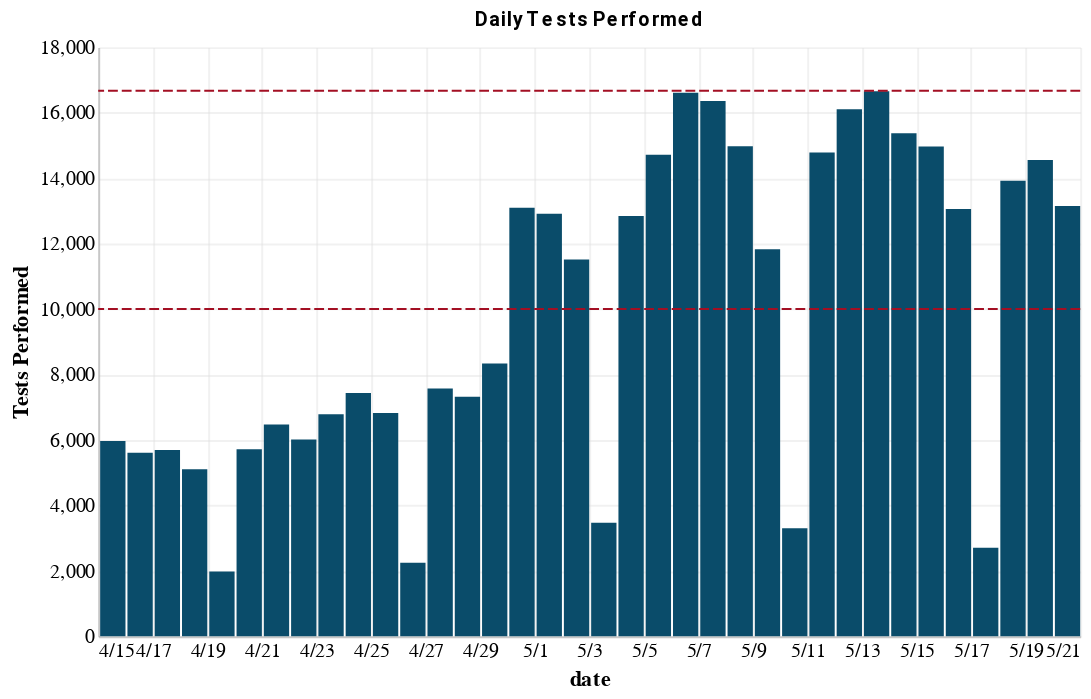
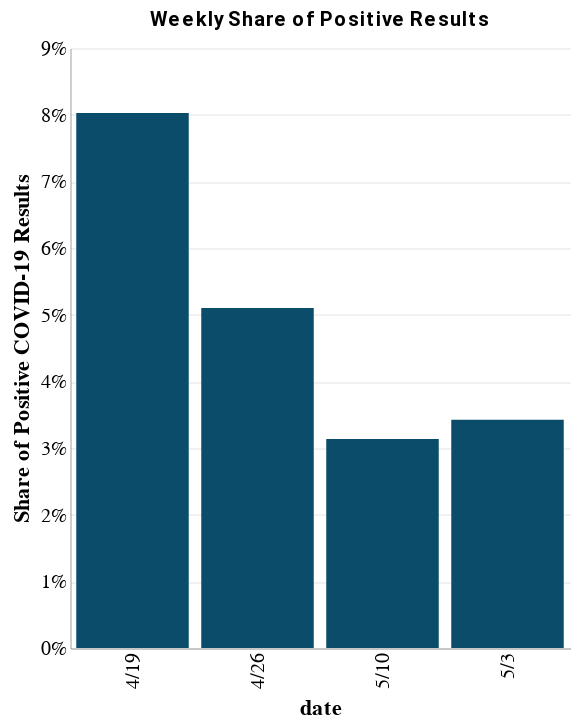
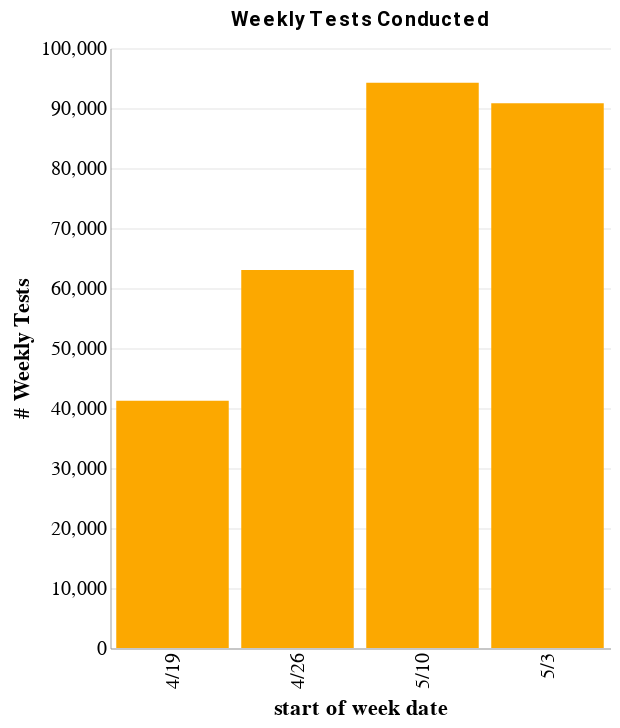

The notebook cell saved with these charts, in order:
### Markdown cell above
## Testing Charts

### Code cell
daily_tests = utils.lacity_testing_charts(start_date, test_lower_bound, test_upper_bound)
positive_tests = utils.lacity_positive_test_charts(start_date)

### Figure 1 — Vega-Lite specification as saved in the notebook (floating-point values rounded to 4 significant figures)
{"config": {"view": {"continuousWidth": 400, "continuousHeight": 300, "strokeOpacity": 0}, "axis": {"domainOpacity": 0.4, "gridOpacity": 0.4, "ticks": false}, "title": {"anchor": "middle", "color": "black", "font": "Roboto", "fontSize": 10}}, "layer": [{"data": {"name": "data-8d7c676e0032e63a692074397917d518"}, "mark": {"type": "bar", "color": "#0A4C6A"}, "encoding": {"x": {"type": "temporal", "axis": {"format": "%-m/%-d"}, "field": "date", "timeUnit": "monthdate", "title": "date"}, "y": {"type": "quantitative", "field": "Performed", "title": "Tests Performed"}}}, {"data": {"name": "data-630ae3f1563c7a039b62b951e32081dd"}, "mark": {"type": "rule", "color": "#A30F23", "strokeDash": [5, 2]}, "encoding": {"y": {"type": "quantitative", "field": "y"}}}, {"data": {"name": "data-4d6fad89519b3b5d472fb07e87757174"}, "mark": {"type": "rule", "color": "#A30F23", "strokeDash": [5, 2]}, "encoding": {"y": {"type": "quantitative", "field": "y"}}}], "title": "Daily Tests Performed", "width": 500, "$schema": "https://vega.github.io/schema/vega-lite/v4.0.2.json", "datasets": {"data-8d7c676e0032e63a692074397917d518": [{"Performed": 5967, "Test Kit Inventory": null, "Cumulative": 56606, "date": "2020-04-15T07:00:00+00:00"}, {"Performed": 5605, "Test Kit Inventory": null, "Cumulative": 62211, "date": "2020-04-16T07:00:00+00:00"}, {"Performed": 5691, "Test Kit Inventory": null, "Cumulative": 67902, "date": "2020-04-17T07:00:00+00:00"}, {"Performed": 5105, "Test Kit Inventory": null, "Cumulative": 73007, "date": "2020-04-18T07:00:00+00:00"}, {"Performed": 1977, "Test Kit Inventory": null, "Cumulative": 74984, "date": "2020-04-19T07:00:00+00:00"}, {"Performed": 5719, "Test Kit Inventory": null, "Cumulative": 80703, "date": "2020-04-20T07:00:00+00:00"}, {"Performed": 6472, "Test Kit Inventory": null, "Cumulative": 87175, "date": "2020-04-21T07:00:00+00:00"}, {"Performed": 6010, "Test Kit Inventory": null, "Cumulative": 93185, "date": "2020-04-22T07:00:00+00:00"}, {"Performed": 6784, "Test Kit Inventory": null, "Cumulative": 99969, "date": "2020-04-23T07:00:00+00:00"}, {"Performed": 7431, "Test Kit Inventory": null, "Cumulative": 107400, "date": "2020-04-24T07:00:00+00:00"}, {"Performed": 6821, "Test Kit Inventory": null, "Cumulative": 114221, "date": "2020-04-25T07:00:00+00:00"}, {"Performed": 2246, "Test Kit Inventory": null, "Cumulative": 116467, "date": "2020-04-26T07:00:00+00:00"}, {"Performed": 7569, "Test Kit Inventory": null, "Cumulative": 124036, "date": "2020-04-27T07:00:00+00:00"}, {"Performed": 7317, "Test Kit Inventory": null, "Cumulative": 131353, "date": "2020-04-28T07:00:00+00:00"}, {"Performed": 8333, "Test Kit Inventory": null, "Cumulative": 139686, "date": "2020-04-29T07:00:00+00:00"}, {"Performed": 13091, "Test Kit Inventory": null, "Cumulative": 152777, "date": "2020-04-30T07:00:00+00:00"}, {"Performed": 12911, "Test Kit Inventory": null, "Cumulative": 165688, "date": "2020-05-01T07:00:00+00:00"}, {"Performed": 11516, "Test Kit Inventory": null, "Cumulative": 177204, "date": "2020-05-02T07:00:00+00:00"}, {"Performed": 3472, "Test Kit Inventory": null, "Cumulative": 180676, "date": "2020-05-03T07:00:00+00:00"}, {"Performed": 12839, "Test Kit Inventory": null, "Cumulative": 193515, "date": "2020-05-04T07:00:00+00:00"}, {"Performed": 14715, "Test Kit Inventory": null, "Cumulative": 208230, "date": "2020-05-05T07:00:00+00:00"}, {"Performed": 16604, "Test Kit Inventory": null, "Cumulative": 224834, "date": "2020-05-06T07:00:00+00:00"}, {"Performed": 16358, "Test Kit Inventory": null, "Cumulative": 241192, "date": "2020-05-07T07:00:00+00:00"}, {"Performed": 14973, "Test Kit Inventory": null, "Cumulative": 256165, "date": "2020-05-08T07:00:00+00:00"}, {"Performed": 11828, "Test Kit Inventory": null, "Cumulative": 267993, "date": "2020-05-09T07:00:00+00:00"}, {"Performed": 3299, "Test Kit Inventory": null, "Cumulative": 271292, "date": "2020-05-10T07:00:00+00:00"}, {"Performed": 14784, "Test Kit Inventory": null, "Cumulative": 286076, "date": "2020-05-11T07:00:00+00:00"}, {"Performed": 16100, "Test Kit Inventory": null, "Cumulative": 302176, "date": "2020-05-12T07:00:00+00:00"}, {"Performed": 16650, "Test Kit Inventory": null, "Cumulative": 318826, "date": "2020-05-13T07:00:00+00:00"}, {"Performed": 15368, "Test Kit Inventory": null, "Cumulative": 334194, "date": "2020-05-14T07:00:00+00:00"}, {"Performed": 14963, "Test Kit Inventory": null, "Cumulative": 349157, "date": "2020-05-15T07:00:00+00:00"}, {"Performed": 13058, "Test Kit Inventory": null, "Cumulative": 362215, "date": "2020-05-16T07:00:00+00:00"}, {"Performed": 2709, "Test Kit Inventory": null, "Cumulative": 364924, "date": "2020-05-17T07:00:00+00:00"}, {"Performed": 13921, "Test Kit Inventory": null, "Cumulative": 378845, "date": "2020-05-18T07:00:00+00:00"}, {"Performed": 14549, "Test Kit Inventory": null, "Cumulative": 393394, "date": "2020-05-19T07:00:00+00:00"}, {"Performed": 13149, "Test Kit Inventory": null, "Cumulative": 406543, "date": "2020-05-20T07:00:00+00:00"}], "data-630ae3f1563c7a039b62b951e32081dd": [{"y": 10000}], "data-4d6fad89519b3b5d472fb07e87757174": [{"y": 16667}]}}

### Figure 2 — Vega-Lite specification as saved in the notebook (floating-point values rounded to 4 significant figures)
{"config": {"view": {"continuousWidth": 400, "continuousHeight": 300, "strokeOpacity": 0}, "axis": {"domainOpacity": 0.4, "gridOpacity": 0.4, "ticks": false}, "title": {"anchor": "middle", "color": "black", "font": "Roboto", "fontSize": 10}}, "data": {"name": "data-4834322e3bda9b126d0e4b56f06dccde"}, "mark": {"type": "bar", "binSpacing": 20, "color": "#0A4C6A"}, "encoding": {"x": {"type": "nominal", "field": "week2", "title": "date"}, "y": {"type": "quantitative", "axis": {"format": "%"}, "field": "pct_positive", "title": "Share of Positive COVID-19 Results"}}, "title": "Weekly Share of Positive Results", "width": 250, "$schema": "https://vega.github.io/schema/vega-lite/v4.0.2.json", "datasets": {"data-4834322e3bda9b126d0e4b56f06dccde": [{"week": "16", "start_of_week": "2020-04-19T07:00:00+00:00", "weekly_cases": 3308, "weekly_tests": 41214, "pct_positive": 0.08026, "week2": "4/19"}, {"week": "17", "start_of_week": "2020-04-26T07:00:00+00:00", "weekly_cases": 3213, "weekly_tests": 62983, "pct_positive": 0.05101, "week2": "4/26"}, {"week": "18", "start_of_week": "2020-05-03T07:00:00+00:00", "weekly_cases": 3107, "weekly_tests": 90789, "pct_positive": 0.03422, "week2": "5/3"}, {"week": "19", "start_of_week": "2020-05-10T07:00:00+00:00", "weekly_cases": 2954, "weekly_tests": 94222, "pct_positive": 0.03135, "week2": "5/10"}]}}

### Figure 3 — Vega-Lite specification as saved in the notebook (floating-point values rounded to 4 significant figures)
{"config": {"view": {"continuousWidth": 400, "continuousHeight": 300, "strokeOpacity": 0}, "axis": {"domainOpacity": 0.4, "gridOpacity": 0.4, "ticks": false}, "title": {"anchor": "middle", "color": "black", "font": "Roboto", "fontSize": 10}}, "data": {"name": "data-4834322e3bda9b126d0e4b56f06dccde"}, "mark": {"type": "bar", "binSpacing": 20, "color": "#FCA800"}, "encoding": {"x": {"type": "nominal", "field": "week2", "title": "start of week date"}, "y": {"type": "quantitative", "field": "weekly_tests", "title": "# Weekly Tests"}}, "title": "Weekly Tests Conducted", "width": 250, "$schema": "https://vega.github.io/schema/vega-lite/v4.0.2.json", "datasets": {"data-4834322e3bda9b126d0e4b56f06dccde": [{"week": "16", "start_of_week": "2020-04-19T07:00:00+00:00", "weekly_cases": 3308, "weekly_tests": 41214, "pct_positive": 0.08026, "week2": "4/19"}, {"week": "17", "start_of_week": "2020-04-26T07:00:00+00:00", "weekly_cases": 3213, "weekly_tests": 62983, "pct_positive": 0.05101, "week2": "4/26"}, {"week": "18", "start_of_week": "2020-05-03T07:00:00+00:00", "weekly_cases": 3107, "weekly_tests": 90789, "pct_positive": 0.03422, "week2": "5/3"}, {"week": "19", "start_of_week": "2020-05-10T07:00:00+00:00", "weekly_cases": 2954, "weekly_tests": 94222, "pct_positive": 0.03135, "week2": "5/10"}]}}
